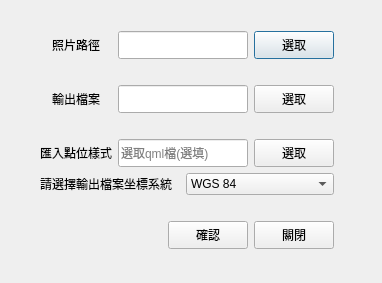
<?xml version="1.0" encoding="UTF-8"?>
<ui version="4.0">
 <class>photosImp</class>
 <widget class="QDialog" name="photosImp">
  <property name="windowModality">
   <enum>Qt::NonModal</enum>
  </property>
  <property name="geometry">
   <rect>
    <x>0</x>
    <y>0</y>
    <width>382</width>
    <height>283</height>
   </rect>
  </property>
  <property name="minimumSize">
   <size>
    <width>382</width>
    <height>223</height>
   </size>
  </property>
  <property name="windowTitle">
   <string>照片EXIF定位</string>
  </property>
  <property name="whatsThis">
   <string/>
  </property>
  <property name="sizeGripEnabled">
   <bool>false</bool>
  </property>
  <widget class="QWidget" name="layoutWidget">
   <property name="geometry">
    <rect>
     <x>40</x>
     <y>31</y>
     <width>294</width>
     <height>218</height>
    </rect>
   </property>
   <layout class="QGridLayout" name="gridLayout">
    <item row="0" column="0">
     <widget class="QLabel" name="label">
      <property name="text">
       <string>照片路徑</string>
      </property>
      <property name="alignment">
       <set>Qt::AlignCenter</set>
      </property>
     </widget>
    </item>
    <item row="0" column="1" colspan="2">
     <widget class="QLineEdit" name="imp">
      <property name="sizePolicy">
       <sizepolicy hsizetype="Expanding" vsizetype="Expanding">
        <horstretch>0</horstretch>
        <verstretch>0</verstretch>
       </sizepolicy>
      </property>
     </widget>
    </item>
    <item row="0" column="3">
     <widget class="QPushButton" name="toolButtonImport">
      <property name="sizePolicy">
       <sizepolicy hsizetype="Fixed" vsizetype="Expanding">
        <horstretch>0</horstretch>
        <verstretch>0</verstretch>
       </sizepolicy>
      </property>
      <property name="text">
       <string>選取</string>
      </property>
     </widget>
    </item>
    <item row="1" column="0">
     <spacer name="horizontalSpacer">
      <property name="orientation">
       <enum>Qt::Horizontal</enum>
      </property>
      <property name="sizeType">
       <enum>QSizePolicy::Preferred</enum>
      </property>
      <property name="sizeHint" stdset="0">
       <size>
        <width>40</width>
        <height>20</height>
       </size>
      </property>
     </spacer>
    </item>
    <item row="1" column="1">
     <spacer name="horizontalSpacer_2">
      <property name="orientation">
       <enum>Qt::Horizontal</enum>
      </property>
      <property name="sizeType">
       <enum>QSizePolicy::Preferred</enum>
      </property>
      <property name="sizeHint" stdset="0">
       <size>
        <width>40</width>
        <height>20</height>
       </size>
      </property>
     </spacer>
    </item>
    <item row="1" column="3">
     <spacer name="horizontalSpacer_3">
      <property name="orientation">
       <enum>Qt::Horizontal</enum>
      </property>
      <property name="sizeType">
       <enum>QSizePolicy::Preferred</enum>
      </property>
      <property name="sizeHint" stdset="0">
       <size>
        <width>40</width>
        <height>20</height>
       </size>
      </property>
     </spacer>
    </item>
    <item row="2" column="0">
     <widget class="QLabel" name="label_2">
      <property name="text">
       <string>輸出檔案</string>
      </property>
      <property name="alignment">
       <set>Qt::AlignCenter</set>
      </property>
     </widget>
    </item>
    <item row="2" column="1" colspan="2">
     <widget class="QLineEdit" name="out">
      <property name="sizePolicy">
       <sizepolicy hsizetype="Expanding" vsizetype="Expanding">
        <horstretch>0</horstretch>
        <verstretch>0</verstretch>
       </sizepolicy>
      </property>
     </widget>
    </item>
    <item row="2" column="3">
     <widget class="QPushButton" name="toolButtonOut">
      <property name="sizePolicy">
       <sizepolicy hsizetype="Fixed" vsizetype="Expanding">
        <horstretch>0</horstretch>
        <verstretch>0</verstretch>
       </sizepolicy>
      </property>
      <property name="text">
       <string>選取</string>
      </property>
     </widget>
    </item>
    <item row="3" column="0">
     <spacer name="horizontalSpacer_4">
      <property name="orientation">
       <enum>Qt::Horizontal</enum>
      </property>
      <property name="sizeType">
       <enum>QSizePolicy::Preferred</enum>
      </property>
      <property name="sizeHint" stdset="0">
       <size>
        <width>40</width>
        <height>20</height>
       </size>
      </property>
     </spacer>
    </item>
    <item row="3" column="1">
     <spacer name="horizontalSpacer_5">
      <property name="orientation">
       <enum>Qt::Horizontal</enum>
      </property>
      <property name="sizeType">
       <enum>QSizePolicy::Preferred</enum>
      </property>
      <property name="sizeHint" stdset="0">
       <size>
        <width>40</width>
        <height>20</height>
       </size>
      </property>
     </spacer>
    </item>
    <item row="3" column="3">
     <spacer name="horizontalSpacer_6">
      <property name="orientation">
       <enum>Qt::Horizontal</enum>
      </property>
      <property name="sizeType">
       <enum>QSizePolicy::Preferred</enum>
      </property>
      <property name="sizeHint" stdset="0">
       <size>
        <width>40</width>
        <height>20</height>
       </size>
      </property>
     </spacer>
    </item>
    <item row="4" column="0">
     <widget class="QLabel" name="label_3">
      <property name="text">
       <string>匯入點位樣式</string>
      </property>
     </widget>
    </item>
    <item row="4" column="1" colspan="2">
     <widget class="QLineEdit" name="load_style_path">
      <property name="sizePolicy">
       <sizepolicy hsizetype="Expanding" vsizetype="Expanding">
        <horstretch>0</horstretch>
        <verstretch>0</verstretch>
       </sizepolicy>
      </property>
      <property name="placeholderText">
       <string>選取qml檔(選填)</string>
      </property>
     </widget>
    </item>
    <item row="4" column="3">
     <widget class="QPushButton" name="input_load_style">
      <property name="sizePolicy">
       <sizepolicy hsizetype="Fixed" vsizetype="Expanding">
        <horstretch>0</horstretch>
        <verstretch>0</verstretch>
       </sizepolicy>
      </property>
      <property name="text">
       <string>選取</string>
      </property>
     </widget>
    </item>
    <item row="5" column="0" colspan="2">
     <widget class="QLabel" name="label_4">
      <property name="font">
       <font>
        <family>Times New Roman</family>
        <pointsize>9</pointsize>
       </font>
      </property>
      <property name="text">
       <string>請選擇輸出檔案坐標系統</string>
      </property>
     </widget>
    </item>
    <item row="5" column="2" colspan="2">
     <widget class="QComboBox" name="comboBox">
      <item>
       <property name="text">
        <string>WGS 84</string>
       </property>
      </item>
      <item>
       <property name="text">
        <string>TWD 97</string>
       </property>
      </item>
     </widget>
    </item>
    <item row="6" column="0">
     <spacer name="horizontalSpacer_10">
      <property name="orientation">
       <enum>Qt::Horizontal</enum>
      </property>
      <property name="sizeType">
       <enum>QSizePolicy::Preferred</enum>
      </property>
      <property name="sizeHint" stdset="0">
       <size>
        <width>40</width>
        <height>20</height>
       </size>
      </property>
     </spacer>
    </item>
    <item row="6" column="1">
     <spacer name="horizontalSpacer_9">
      <property name="orientation">
       <enum>Qt::Horizontal</enum>
      </property>
      <property name="sizeType">
       <enum>QSizePolicy::Preferred</enum>
      </property>
      <property name="sizeHint" stdset="0">
       <size>
        <width>40</width>
        <height>20</height>
       </size>
      </property>
     </spacer>
    </item>
    <item row="6" column="3">
     <spacer name="horizontalSpacer_11">
      <property name="orientation">
       <enum>Qt::Horizontal</enum>
      </property>
      <property name="sizeType">
       <enum>QSizePolicy::Preferred</enum>
      </property>
      <property name="sizeHint" stdset="0">
       <size>
        <width>40</width>
        <height>20</height>
       </size>
      </property>
     </spacer>
    </item>
    <item row="7" column="1" colspan="2">
     <layout class="QHBoxLayout" name="horizontalLayout_2">
      <item>
       <spacer name="horizontalSpacer_8">
        <property name="orientation">
         <enum>Qt::Horizontal</enum>
        </property>
        <property name="sizeHint" stdset="0">
         <size>
          <width>40</width>
          <height>20</height>
         </size>
        </property>
       </spacer>
      </item>
      <item>
       <widget class="QPushButton" name="ok">
        <property name="sizePolicy">
         <sizepolicy hsizetype="Fixed" vsizetype="Expanding">
          <horstretch>0</horstretch>
          <verstretch>0</verstretch>
         </sizepolicy>
        </property>
        <property name="text">
         <string>確認</string>
        </property>
       </widget>
      </item>
     </layout>
    </item>
    <item row="7" column="3">
     <widget class="QPushButton" name="closebutton">
      <property name="sizePolicy">
       <sizepolicy hsizetype="Fixed" vsizetype="Expanding">
        <horstretch>0</horstretch>
        <verstretch>0</verstretch>
       </sizepolicy>
      </property>
      <property name="text">
       <string>關閉</string>
      </property>
     </widget>
    </item>
   </layout>
  </widget>
 </widget>
 <resources/>
 <connections/>
</ui>
